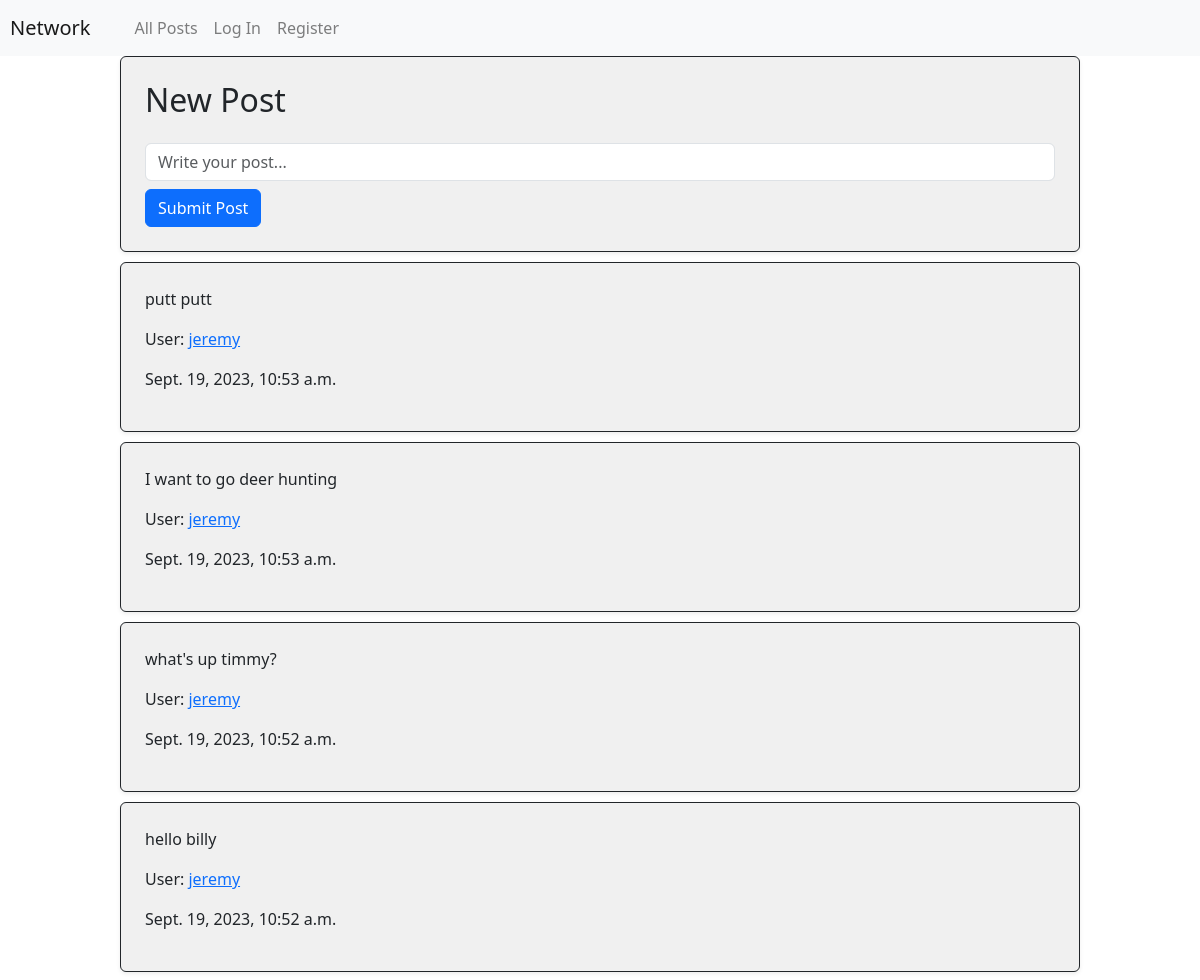
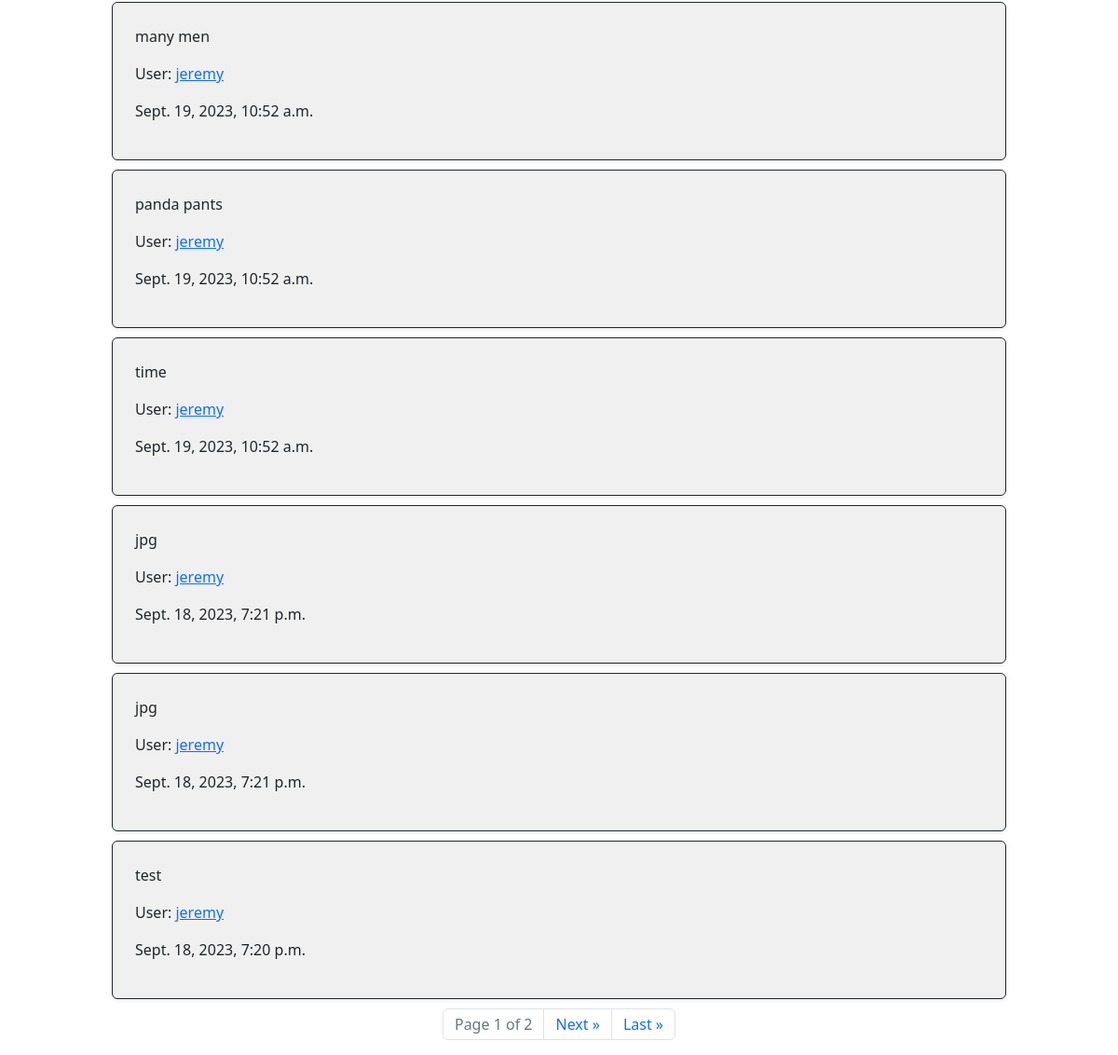
/, run on an earlier commit of the app's database (2 pictures, top to bottom).
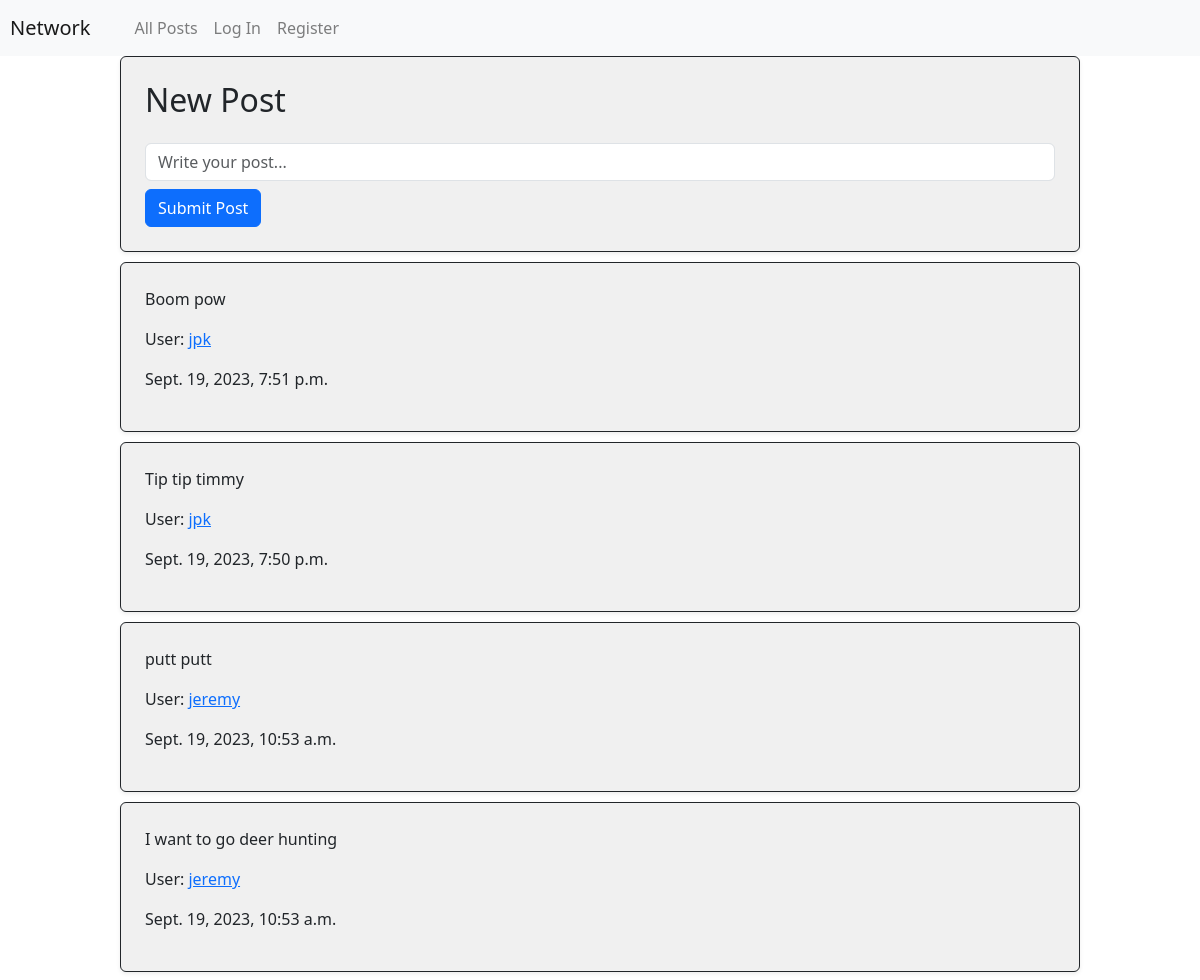
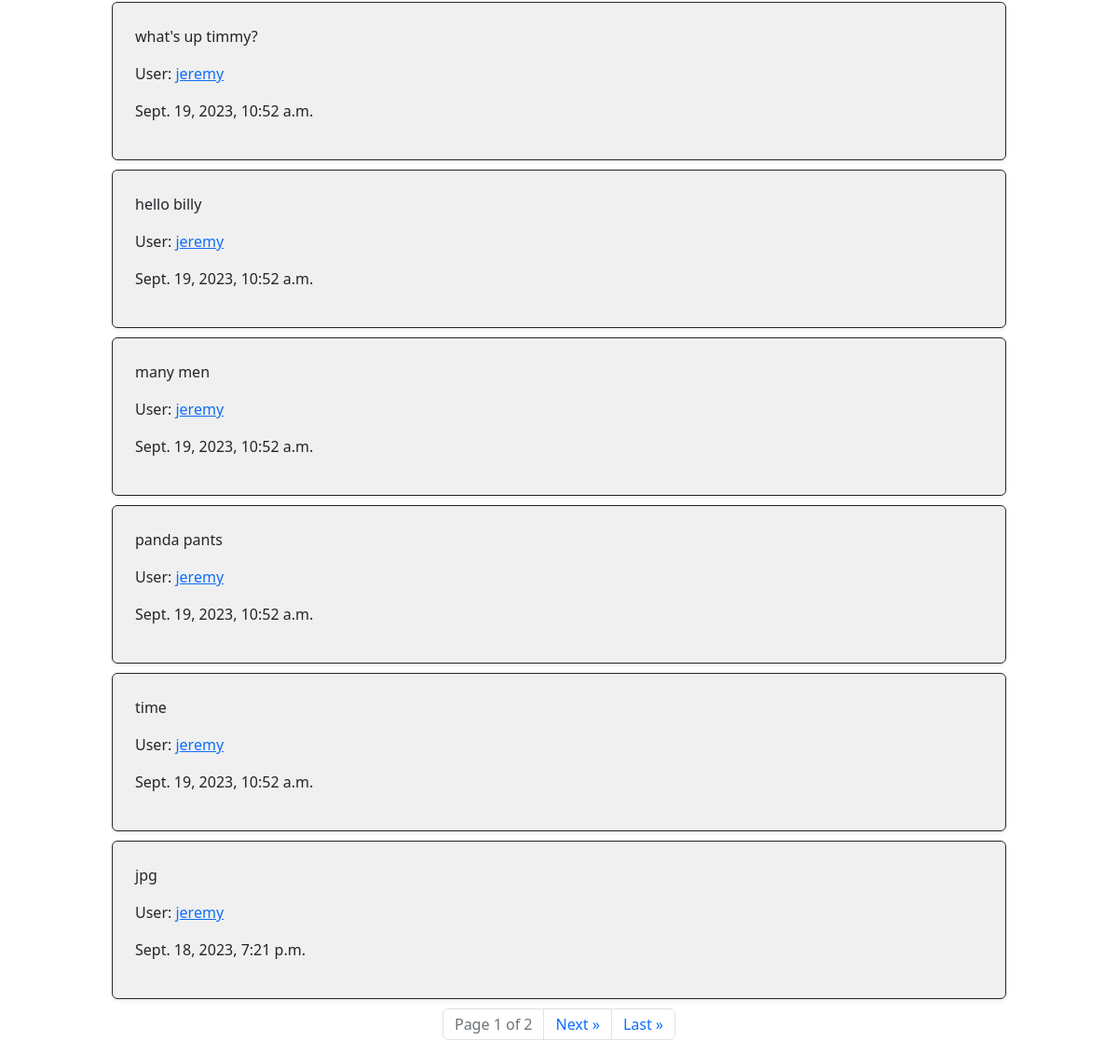
And on a later commit of the database (2 pictures, top to bottom).
### network/models.py (models this page shows, shortened)
class Post(models.Model):
    user = models.ForeignKey(User, on_delete=models.CASCADE)
    text = models.TextField(verbose_name="Post Text")
    timeStamp = models.DateTimeField(auto_now_add=True)

class User(AbstractUser):
    pass

### network/views.py (the view)
# urls.py: path("", views.index, name="index"),
def index(request):
    allPost = Post.objects.all().order_by('-timeStamp')
    paginator = Paginator(allPost, 10)
    page_number = request.GET.get('page')
    page_obj = paginator.get_page(page_number)
    has_previous_page = page_obj.has_previous
    return render(request, "network/index.html", {
        "allPost": allPost,
        "page_obj": page_obj,
        "has_previous_page": has_previous_page
    })

### network/templates/network/index.html (shortened to what this page needs)
{% extends "network/layout.html" %}
{% block body %}
    <div id="newPost" class="border border-dark p-4 rounded shadow-sm" style="width: 80%; margin: 0 auto; background-color: #f0f0f0;">
        <form method="post" action="{% url 'post' %}">
            <h2 class="mb-4">New Post</h2>
            <div class="d-flex flex-column align-items-center">
                <input id="newPostBox" class="form-control mb-2" type="text" name="newPostBox" placeholder="Write your post...">
                <button type="submit" id="newPostSubmit" style="align-self: flex-start;" class="btn btn-primary">Submit Post</button>
            </div>
        </form>
    </div>
    {% for post in page_obj %}
    <div id="postPage" class="border border-dark p-4 rounded shadow-sm" style="width: 80%; margin: 10px auto; background-color: #f0f0f0; padding: 10px;">
        <p>{{ post.text }}</p>
        <p>User: <a href="{% url 'user' post.user.id %}">{{ post.user.username }}</a></p>
        <p>{{ post.timeStamp }}</p>
    </div>
    {% endfor %}
    <nav aria-label="Page navigation">
        <ul class="pagination justify-content-center">
            <li class="page-item disabled">
                <span class="page-link">Page {{ page_obj.number }} of {{ page_obj.paginator.num_pages }}</span>
            </li>
            {% if page_obj.has_next %}
                <li class="page-item">
                    <a class="page-link" href="?page={{ page_obj.next_page_number }}" aria-label="Next">
                        <span aria-hidden="true">Next &raquo;</span>
                    </a>
                </li>
                <li class="page-item">
                    <a class="page-link" href="?page={{ page_obj.paginator.num_pages }}" aria-label="Last">
                        <span aria-hidden="true">Last &raquo;</span>
                    </a>
                </li>
            {% endif %}
        </ul>
    </nav>
{% endblock %}

What changed in the data, as far as the page shows it:
no longer on this page (row unchanged): Post: text "jpg", user.username "jeremy", timeStamp "Sept. 18, 2023, 7:21 p.m."
no longer on this page (row unchanged): Post: text "test", user.username "jeremy", timeStamp "Sept. 18, 2023, 7:20 p.m."
added Post: text "Boom pow", user.username "jpk", timeStamp "Sept. 19, 2023, 7:51 p.m."
added Post: text "Tip tip timmy", user.username "jpk", timeStamp "Sept. 19, 2023, 7:50 p.m."
